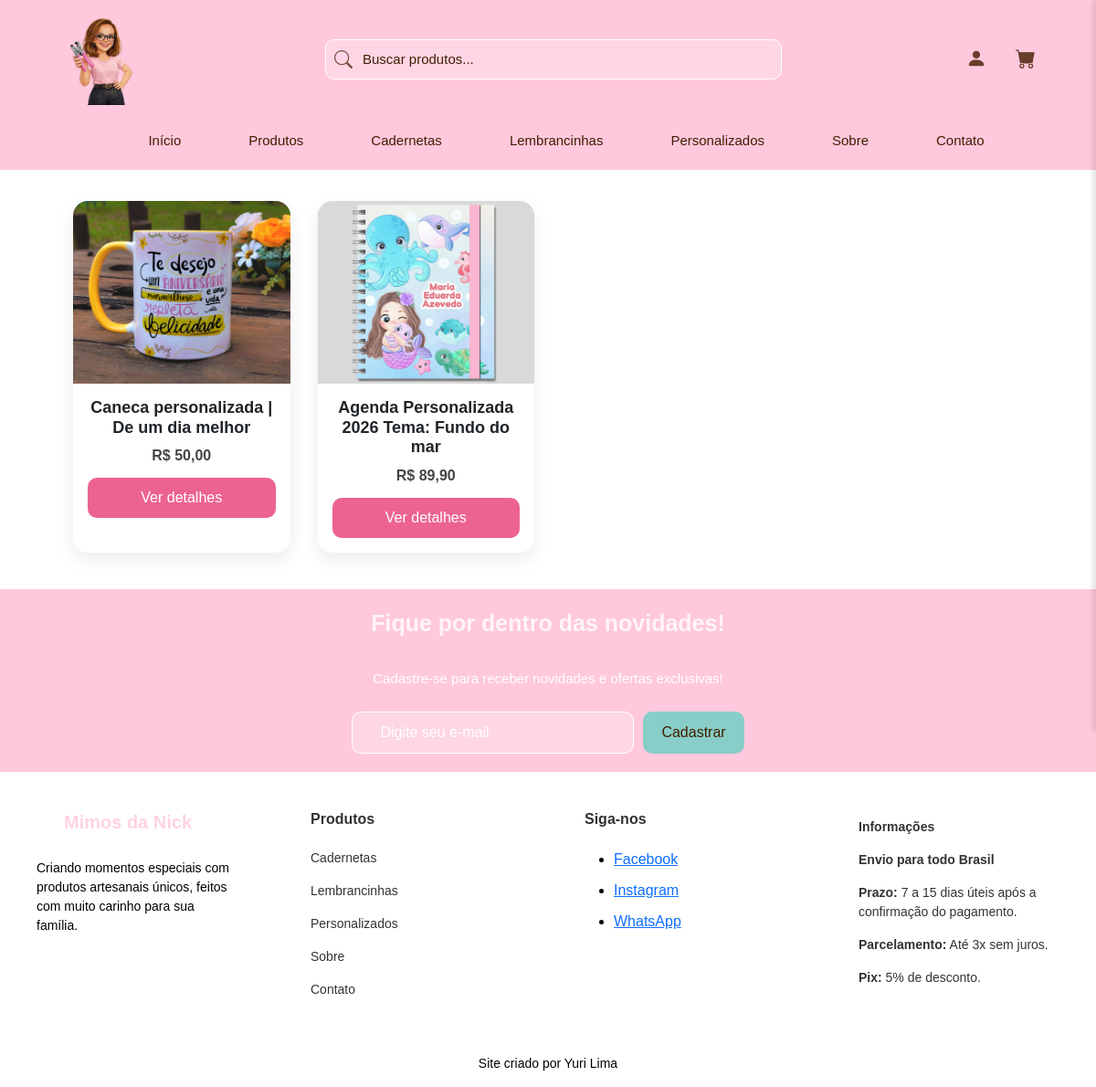
Page /produtos/ on the earlier database version.
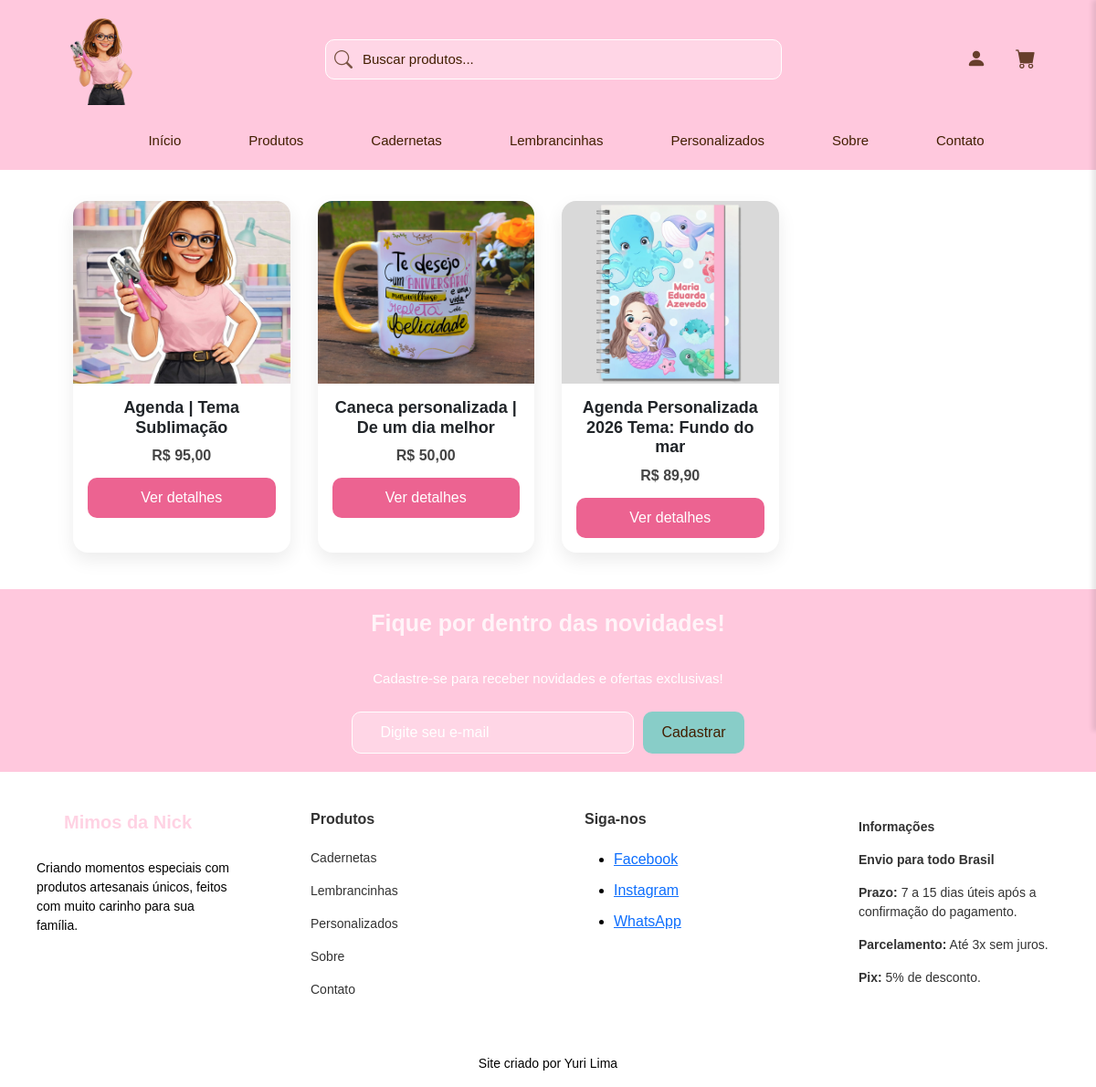
Same page on the later database version.
### produtos/models.py (models this page shows, shortened)
class Produto(models.Model):
    nome = models.CharField(max_length=150)
    slug = models.SlugField(unique=True, blank=True, max_length=160, editable=False, db_index=True)
    descricao = models.TextField(blank=True)
    preco = models.DecimalField(max_digits=10, decimal_places=2)
    imagem = models.ImageField(upload_to='produtos/', blank=True)
    ativo = models.BooleanField(default=True)
    criado_em = models.DateTimeField(auto_now_add=True)
    atualizado_em = models.DateTimeField(auto_now=True)
    categoria = models.ForeignKey('Categoria', on_delete=models.SET_NULL, null=True, blank=True, related_name='produtos')
    class Meta:
        ordering = ['-criado_em']

### produtos/views.py (the view)
# urls.py: path('', lista_produtos, name='lista_produtos'),
def lista_produtos(request):
    produtos = Produto.objects.all()
    return render(request, 'produtos/lista.html', {'produtos': produtos})

### app/templates/produtos/lista.html
{% extends "base.html" %}
{% load static %}
{% block content %}
<div class="produtos-container">
    {% for produto in produtos %}
        {% include "include/card_produto.html" %}
    {% endfor %}
</div>
{% endblock %}

### app/templates/include/card_produto.html
{% load static %}
<div class="produto-card">
    <div class="produto-imagem">
        {% if produto.imagem %}
            <img src="{{ produto.imagem.url }}" alt="{{ produto.nome }}">
        {% endif %}
    </div>
    <div class="produto-info">
        <h3 class="produto-nome">{{ produto.nome }}</h3>
        <p class="produto-preco">R$ {{ produto.preco }}</p>
        <a href="{% url 'detalhe_produto' produto.id produto.slug %}" class="produto-botao">
            Ver detalhes
        </a>
    </div>
</div>

Differences in the rows shown:
added Produto: imagem (picture), nome "Agenda | Tema Sublimação", preco "95,00"
